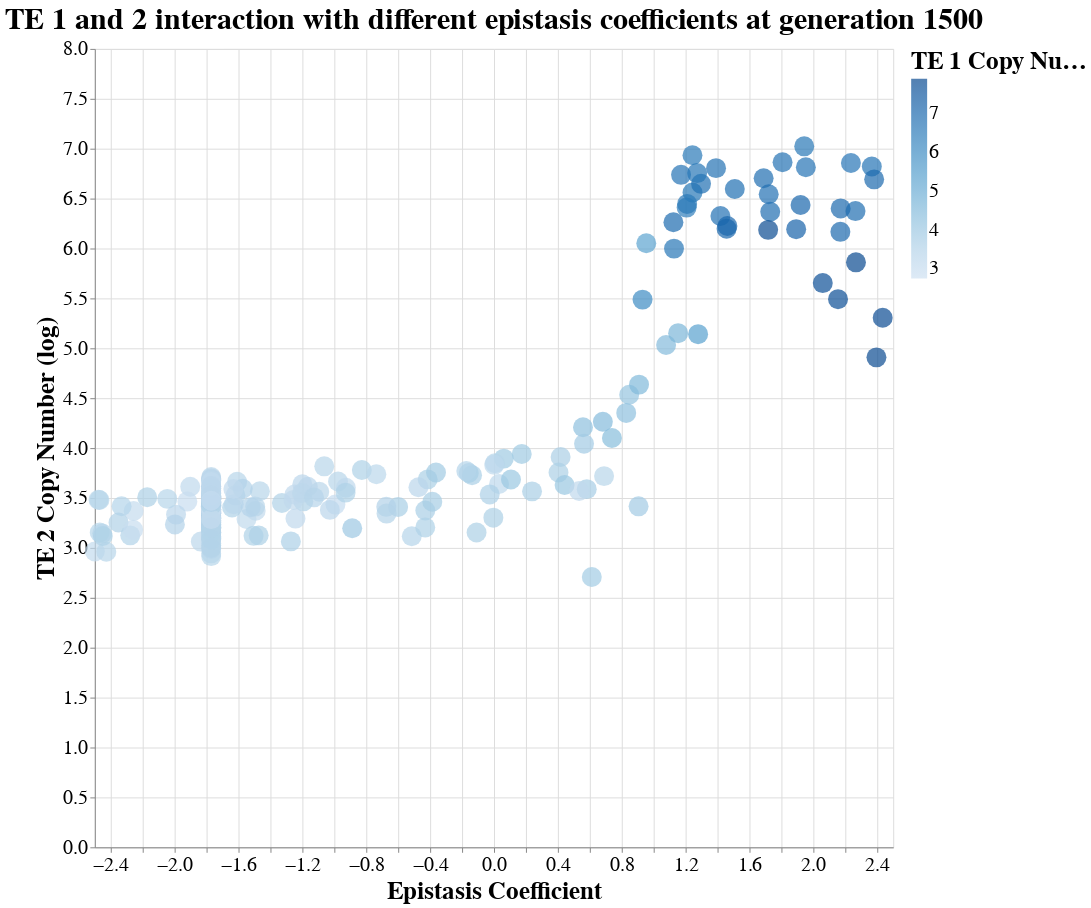

Notebook code for this chart:
### Code cell
# In altair
alt.Chart(plotFrame).mark_circle().encode(
    x="Epistasis Coefficient",
    y="TE 2 Copy Number (log)",
    color="TE 1 Copy Number (log)"
).properties(
    height=800,
    width=800,
    title="TE 1 and 2 interaction with different epistasis coefficients at generation 1500",
).configure_circle(
    size=400
).configure_axis(
    labelFontSize=20, titleFontSize=25
).configure_title(
    fontSize=30
).configure_legend(
    labelFontSize=20, titleFontSize=25
)

### Figure 1 — Vega-Lite specification as saved in the notebook (floating-point values rounded to 4 significant figures; data arrays with more than 128 entries replaced by an {"elided": "..."} marker saying what was removed)
{"config": {"view": {"continuousWidth": 400, "continuousHeight": 300}, "axis": {"labelFontSize": 20, "titleFontSize": 25}, "circle": {"size": 400}, "legend": {"labelFontSize": 20, "titleFontSize": 25}, "title": {"fontSize": 30}}, "data": {"name": "data-0b494e3ce4fb93bf7f3e7ebdc92f14d5"}, "mark": "circle", "encoding": {"color": {"type": "quantitative", "field": "TE 1 Copy Number (log)"}, "x": {"type": "quantitative", "field": "Epistasis Coefficient"}, "y": {"type": "quantitative", "field": "TE 2 Copy Number (log)"}}, "height": 800, "title": "TE 1 and 2 interaction with different epistasis coefficients at generation 1500", "width": 800, "$schema": "https://vega.github.io/schema/vega-lite/v4.8.1.json", "datasets": {"data-0b494e3ce4fb93bf7f3e7ebdc92f14d5": {"elided": "250 records"}}}
